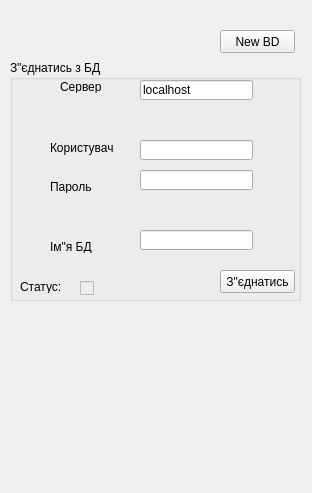
<?xml version="1.0" encoding="UTF-8"?>
<ui version="4.0">
 <class>BDsettings</class>
 <widget class="QWidget" name="BDsettings">
  <property name="geometry">
   <rect>
    <x>0</x>
    <y>0</y>
    <width>312</width>
    <height>493</height>
   </rect>
  </property>
  <property name="windowTitle">
   <string>Form</string>
  </property>
  <widget class="QPushButton" name="pushButton_bdsettings_newBD">
   <property name="geometry">
    <rect>
     <x>220</x>
     <y>30</y>
     <width>75</width>
     <height>23</height>
    </rect>
   </property>
   <property name="text">
    <string>New BD</string>
   </property>
  </widget>
  <widget class="QGroupBox" name="groupBox">
   <property name="geometry">
    <rect>
     <x>10</x>
     <y>60</y>
     <width>291</width>
     <height>241</height>
    </rect>
   </property>
   <property name="title">
    <string>З&quot;єднатись з БД</string>
   </property>
   <widget class="QLineEdit" name="lineEdit_bdsettings_serverName">
    <property name="geometry">
     <rect>
      <x>130</x>
      <y>20</y>
      <width>113</width>
      <height>20</height>
     </rect>
    </property>
    <property name="text">
     <string>localhost</string>
    </property>
   </widget>
   <widget class="QLabel" name="label">
    <property name="geometry">
     <rect>
      <x>50</x>
      <y>20</y>
      <width>47</width>
      <height>13</height>
     </rect>
    </property>
    <property name="text">
     <string>Сервер</string>
    </property>
   </widget>
   <widget class="QLineEdit" name="lineEdit_bdsettings_username">
    <property name="geometry">
     <rect>
      <x>130</x>
      <y>80</y>
      <width>113</width>
      <height>20</height>
     </rect>
    </property>
   </widget>
   <widget class="QLineEdit" name="lineEdit_bdsettings_password">
    <property name="geometry">
     <rect>
      <x>130</x>
      <y>110</y>
      <width>113</width>
      <height>20</height>
     </rect>
    </property>
    <property name="inputMethodHints">
     <set>Qt::ImhHiddenText|Qt::ImhNoAutoUppercase|Qt::ImhNoPredictiveText|Qt::ImhSensitiveData</set>
    </property>
    <property name="text">
     <string/>
    </property>
    <property name="echoMode">
     <enum>QLineEdit::Password</enum>
    </property>
   </widget>
   <widget class="QLabel" name="label_2">
    <property name="geometry">
     <rect>
      <x>40</x>
      <y>80</y>
      <width>71</width>
      <height>16</height>
     </rect>
    </property>
    <property name="text">
     <string>Користувач</string>
    </property>
   </widget>
   <widget class="QLabel" name="label_3">
    <property name="geometry">
     <rect>
      <x>40</x>
      <y>120</y>
      <width>47</width>
      <height>13</height>
     </rect>
    </property>
    <property name="text">
     <string>Пароль</string>
    </property>
   </widget>
   <widget class="QLineEdit" name="lineEdit_bdsettings_BDname">
    <property name="geometry">
     <rect>
      <x>130</x>
      <y>170</y>
      <width>113</width>
      <height>20</height>
     </rect>
    </property>
   </widget>
   <widget class="QLabel" name="label_4">
    <property name="geometry">
     <rect>
      <x>40</x>
      <y>180</y>
      <width>47</width>
      <height>13</height>
     </rect>
    </property>
    <property name="text">
     <string>Ім&quot;я БД</string>
    </property>
   </widget>
   <widget class="QPushButton" name="pushButton_bdsettings_connect">
    <property name="geometry">
     <rect>
      <x>210</x>
      <y>210</y>
      <width>75</width>
      <height>23</height>
     </rect>
    </property>
    <property name="styleSheet">
     <string notr="true">selection-color: rgb(255, 0, 0);</string>
    </property>
    <property name="text">
     <string>З&quot;єднатись</string>
    </property>
   </widget>
   <widget class="QLabel" name="label_5">
    <property name="geometry">
     <rect>
      <x>10</x>
      <y>220</y>
      <width>47</width>
      <height>13</height>
     </rect>
    </property>
    <property name="text">
     <string>Статус:</string>
    </property>
   </widget>
   <widget class="QCheckBox" name="checkBox_bdsettings_status">
    <property name="enabled">
     <bool>false</bool>
    </property>
    <property name="geometry">
     <rect>
      <x>70</x>
      <y>220</y>
      <width>131</width>
      <height>17</height>
     </rect>
    </property>
    <property name="text">
     <string/>
    </property>
   </widget>
  </widget>
 </widget>
 <resources/>
 <connections/>
</ui>
